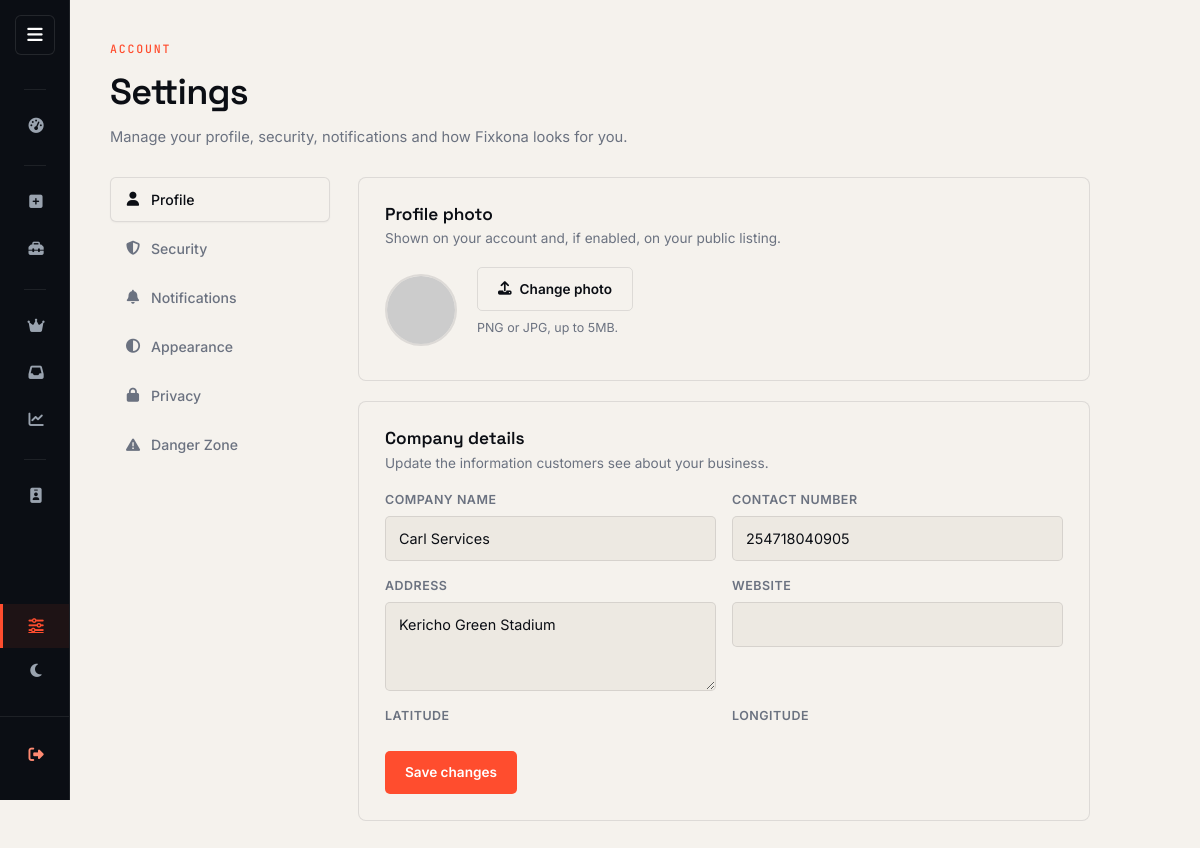
The app's page /settings/ (signed in) with its own data.
### Match/models.py (models this page shows, shortened)
class ServiceProvider(models.Model):
    user = models.OneToOneField(User, on_delete=models.CASCADE)
    company_name = models.CharField(max_length=255)
    contact_number = models.CharField(max_length=20)
    address = models.TextField()
    website = models.URLField(blank=True, null=True)
    profile_completed = models.BooleanField(default=False)
    is_verified = models.BooleanField(default=False)
    is_active = models.BooleanField(default=True)
    latitude = models.FloatField(blank=True, null=True)
    longitude = models.FloatField(blank=True, null=True)
    VERIFICATION_STATUS_CHOICES = [
        ('pending', 'Pending Review'),
        ('approved', 'Approved'),
        ('needs_changes', 'Needs Changes'),
        ('rejected', 'Rejected'),
    ]
    verification_status = models.CharField(
        max_length=20,
        choices=VERIFICATION_STATUS_CHOICES,
        default='pending',
        help_text="Overall status of this provider's credential review.",
    )
    verification_notes = models.TextField(
        blank=True,
        help_text=(
            "Write what's missing or invalid here (e.g. 'KRA PIN certificate "
            "is blurry, please re-upload'). This text is emailed to the "
            "provider whenever you save a change to it."
        ),
    )
    verification_notes_updated_at = models.DateTimeField(null=True, blank=True)
    created_at = models.DateTimeField(auto_now_add=True, null=True)
    @property
    def active_subscription(self):
        sub = self.subscriptions.filter(status='active').order_by('-created_at').first()
        if sub:
            sub.refresh_status()
            if sub.status != 'active':
                return None
        return sub

### Match/views.py (the view, shortened to what this page needs)
# urls.py: path('settings/', views.settings_view, name='settings'),
@login_required
def settings_view(request):
    user = request.user
    provider = None
    if user.role == 'company':
        provider, _ = ServiceProvider.objects.get_or_create(user=user)
    if user.role == 'company':
        user_form = ServiceProviderUpdateForm(instance=provider)
    else:
        user_form = UserUpdateForm(instance=user)
    password_form = PasswordChangeForm(user=user)
    notif_form = NotificationSettingsForm(instance=user)
    privacy_form = PrivacySettingsForm(instance=user)
    appearance_form = AppearanceSettingsForm(instance=user)
    avatar_form = AvatarUploadForm(instance=user)
    deactivate_form = DeactivateAccountForm()
    active_tab = request.POST.get('form_name', request.GET.get('tab', 'profile'))
    context = {
        'base_template': 'Match/provider_base.html' if user.role == 'company' else 'Match/user_base.html',
        'provider': provider,
        'user_form': user_form,
        'avatar_form': avatar_form,
        'password_form': password_form,
        'notif_form': notif_form,
        'privacy_form': privacy_form,
        'appearance_form': appearance_form,
        'deactivate_form': deactivate_form,
        'active_tab': active_tab,
    }
    return render(request, 'Match/settings.html', context)

### Match/forms.py
class ServiceProviderUpdateForm(forms.ModelForm):
    class Meta:
        model = ServiceProvider
        fields = [
            'company_name',
            'contact_number',
            'address',
            'website',
            'latitude',
            'longitude'
        ]
        widgets = {
            'company_name': forms.TextInput(attrs={'class': 'form-control'}),
            'contact_number': forms.TextInput(attrs={'class': 'form-control'}),
            'address': forms.Textarea(attrs={'class': 'form-control', 'rows': 3}),
            'website': forms.URLInput(attrs={'class': 'form-control'}),
            'latitude': forms.HiddenInput,
            'longitude': forms.HiddenInput,
        }

class AvatarUploadForm(forms.ModelForm):
    class Meta:
        model = User
        fields = ['avatar']

### Match/models.py (called while the page is built)
    @property
    def avatar_url(self):
        if self.avatar:
            try:
                return self.avatar.url
            except Exception:
                pass
        return f"https://ui-avatars.com/api/?name={self.username}&background=1A1F2B&color=FF4D2E"

### Match/templates/Match/settings.html (shortened to what this page needs)
{% extends base_template %}
{% load static %}
{% block content %}
<div class="set-wrap">
    <div class="set-header">
        <span class="premium-eyebrow">Account</span>
        <h1 class="premium-heading">Settings</h1>
        <p class="premium-sub">Manage your profile, security, notifications and how Fixkona looks for you.</p>
    </div>
    <div class="set-layout">
        <div class="set-tabs" role="tablist" aria-orientation="vertical">
            <button class="set-tab {% if active_tab == 'profile' %}is-active{% endif %}" data-tab="profile" type="button">
                <i class="fa-solid fa-user"></i><span>Profile</span>
            </button>
            <button class="set-tab {% if active_tab == 'security' %}is-active{% endif %}" data-tab="security" type="button">
                <i class="fa-solid fa-shield-halved"></i><span>Security</span>
            </button>
            <button class="set-tab {% if active_tab == 'notifications' %}is-active{% endif %}" data-tab="notifications" type="button">
                <i class="fa-solid fa-bell"></i><span>Notifications</span>
            </button>
            <button class="set-tab {% if active_tab == 'appearance' %}is-active{% endif %}" data-tab="appearance" type="button">
                <i class="fa-solid fa-circle-half-stroke"></i><span>Appearance</span>
            </button>
            <button class="set-tab {% if active_tab == 'privacy' %}is-active{% endif %}" data-tab="privacy" type="button">
                <i class="fa-solid fa-lock"></i><span>Privacy</span>
            </button>
            <button class="set-tab set-tab--danger {% if active_tab == 'deactivate' %}is-active{% endif %}" data-tab="deactivate" type="button">
                <i class="fa-solid fa-triangle-exclamation"></i><span>Danger Zone</span>
            </button>
        </div>
        <div class="set-panels">
            <section class="set-panel {% if active_tab == 'profile' %}is-active{% endif %}" data-panel="profile">
                <div class="set-card">
                    <div class="set-card__head">
                        <h3>Profile photo</h3>
                        <p>Shown on your account and, if enabled, on your public listing.</p>
                    </div>
                    <form method="post" enctype="multipart/form-data" class="set-avatar-row">
                        <img class="set-avatar" src="{% if user.avatar %}{{ user.avatar.url }}{% else %}https://ui-avatars.com/api/?name={{ user.username }}&background=0B0E14&color=FF4D2E&size=128{% endif %}" alt="Avatar">
                        <div>
                            <label class="set-btn set-btn--outline" for="avatarInput">
                                <i class="fa-solid fa-upload"></i> Change photo
                            </label>
                            <p class="set-hint">PNG or JPG, up to 5MB.</p>
                        </div>
                    </form>
                </div>
                <div class="set-card">
                    <div class="set-card__head">
                        <h3>{% if provider %}Company details{% else %}Personal details{% endif %}</h3>
                        <p>{% if provider %}Update the information customers see about your business.{% else %}Keep your contact details up to date.{% endif %}</p>
                    </div>
                    <form method="post">
                        <div class="set-grid">
                            {% for field in user_form %}
                                <div class="set-field {% if field.field.widget.input_type == 'checkbox' %}set-field--full{% endif %}">
                                    <label>{{ field.label }}</label>
                                    {{ field }}
                                </div>
                            {% endfor %}
                        </div>
                        <button type="submit" class="set-btn set-btn--primary">Save changes</button>
                    </form>
                </div>
            </section>
        </div>
    </div>
</div>
{% endblock %}

### Match/templates/Match/settings.html (style rules this page uses)
.set-wrap { max-width: 980px; }
.set-header { margin-bottom: 28px; }
.set-layout { display: grid; grid-template-columns: 220px 1fr; gap: 28px; align-items: start; }
.set-tabs { display: flex; flex-direction: column; gap: 4px; position: sticky; top: 20px; }
.set-tab { display: flex; align-items: center; gap: 10px; background: transparent; border: 1px solid transparent; border-radius: 6px; padding: 11px 14px; text-align: left; font-size: 0.88rem; font-weight: 500; color: var(--text-muted); cursor: pointer; transition: all .15s ease; }
.set-tab i { width: 16px; text-align: center; }
.set-tab.is-active { background: var(--panel); border-color: var(--panel-line); color: var(--lz-ink); box-shadow: 0 1px 2px rgba(0,0,0,0.04); }
.set-panel { display: none; flex-direction: column; gap: 20px; animation: setFade .25s ease; }
.set-panel.is-active { display: flex; }
.set-card { background: var(--panel); border: 1px solid var(--panel-line); border-radius: 8px; padding: 26px; }
.set-card__head { margin-bottom: 18px; }
.set-card__head h3 { font-family: 'Space Grotesk', sans-serif; font-size: 1.08rem; font-weight: 600; margin: 0 0 4px; color: var(--lz-ink); }
.set-card__head p { margin: 0; font-size: 0.85rem; color: var(--text-muted); }
.set-avatar-row { display: flex; align-items: center; gap: 20px; }
.set-avatar { width: 72px; height: 72px; border-radius: 50%; object-fit: cover; border: 2px solid var(--panel-line); }
.set-hint { display: block; margin-top: 8px; font-size: 0.78rem; color: var(--text-muted); }
.set-grid { display: grid; grid-template-columns: 1fr 1fr; gap: 16px; margin-bottom: 20px; }
.set-field label { display: block; font-size: 0.78rem; font-weight: 600; color: var(--text-muted); text-transform: uppercase; letter-spacing: 0.04em; margin-bottom: 6px; }
.set-field input[type="text"], .set-field input[type="email"], .set-field input[type="password"], .set-field input[type="tel"], .set-field input[type="url"], .set-field select, .set-field textarea, .set-input { width: 100%; background: var(--panel-2); border: 1px solid var(--panel-line); border-radius: 5px; padding: 11px 13px; font-size: 0.9rem; color: var(--lz-ink); font-family: 'Inter', sans-serif; transition: border-color .15s ease; }
.set-btn { display: inline-flex; align-items: center; gap: 8px; border: none; border-radius: 5px; padding: 11px 20px; font-size: 0.85rem; font-weight: 600; cursor: pointer; text-decoration: none; transition: all .15s ease; }
.set-btn--primary { background: var(--lz-signal); color: #fff; }
.set-btn--outline { background: transparent; border: 1px solid var(--panel-line); color: var(--lz-ink); }

### Match/templates/Match/provider_base.html (style rules this page uses)
:root { --lz-paper: #F5F2ED; --lz-paper-alt: #EDE9E2; --lz-ink: #0B0E14; --lz-ink-60: rgba(11, 14, 20, 0.55); --lz-ink-08: rgba(11, 14, 20, 0.08); --lz-muted: #6B7280; --lz-signal: #FF4D2E; --lz-border: rgba(11, 14, 20, 0.1); --lz-dark-end: #0B0E14; --ink: var(--lz-dark-end); --panel: var(--lz-paper); --panel-2: var(--lz-paper-alt); --panel-line: var(--lz-border); --signal: var(--lz-signal); --signal-dim: #C23A21; --live: #1F9D55; --text-muted: var(--lz-muted); --white: var(--lz-ink); --sidebar-width: 260px; --sidebar-collapsed-width: 70px; }
* { box-sizing: border-box; }
body { background-color: var(--lz-paper); color: var(--lz-ink); font-family: 'Inter', sans-serif; margin: 0; transition: background-color .2s ease, color .2s ease; }
.premium-eyebrow { font-family: 'JetBrains Mono', monospace; font-size: 0.72rem; font-weight: 500; letter-spacing: 0.16em; text-transform: uppercase; color: var(--signal); display: block; margin-bottom: 14px; }
.premium-heading { font-family: 'Space Grotesk', sans-serif; font-weight: 600; font-size: clamp(1.7rem, 3vw, 2.4rem); letter-spacing: -0.02em; color: var(--white); margin-bottom: 12px; }
.premium-sub { color: var(--text-muted); font-size: 0.92rem; }

### records on screen
ServiceProvider: user_form "Carl Services" "254718040905" "Kericho Green Stadium"

### other values on screen
{{ field.label }} "COMPANY NAME" "CONTACT NUMBER" "ADDRESS" "WEBSITE" "LATITUDE" "LONGITUDE"
